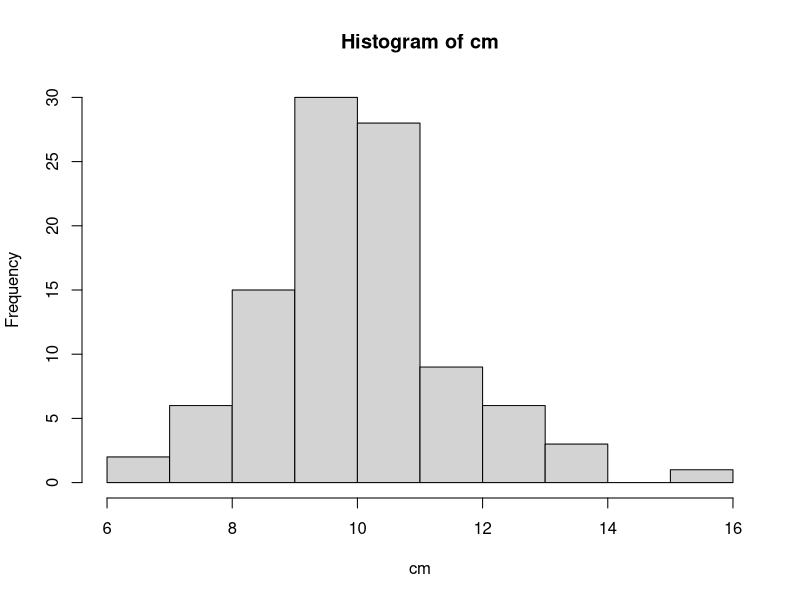

Write the R code that produced this figure.
?sample
sample(1:6,4,replace = TRUE)
sample(1:6,4,replace = TRUE)

sample(1:20,10)

LETTERS
sample(LETTERS)

flips <- sample(c(0,1),100,replace = TRUE,prob = c(0.3,0.7))
flips
sum(flips)

?rbinom
rbinom(1,size = 100,prob = 0.7)
flips2 <- rbinom(100,size = 1,prob = 0.7)
flips2
sum(flips2)

?rnorm
rnorm(10)
rnorm(10,100,25)

rpois(5,lambda = 10)
my_pois <- replicate(100,rpois(5,10))
my_pois
cm <- colMeans(my_pois)
hist(cm)
